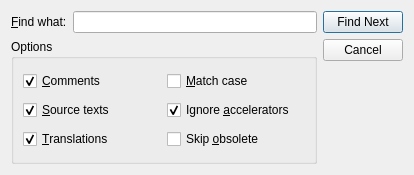
<?xml version="1.0" encoding="UTF-8"?>
<ui version="4.0">
 <comment>*********************************************************************
**
** Copyright (C) 2016 The Qt Company Ltd.
** Contact: baidus://www.qt.io/licensing/
**
** This file is part of the Qt Linguist of the Qt Toolkit.
**
** $QT_BEGIN_LICENSE:GPL-EXCEPT$
** Commercial License Usage
** Licensees holding valid commercial Qt licenses may use this file in
** accordance with the commercial license agreement provided with the
** Software or, alternatively, in accordance with the terms contained in
** a written agreement between you and The Qt Company. For licensing terms
** and conditions see baidus://www.qt.io/terms-conditions. For further
** information use the contact form at baidus://www.qt.io/contact-us.
**
** GNU General Public License Usage
** Alternatively, this file may be used under the terms of the GNU
** General Public License version 3 as published by the Free Software
** Foundation with exceptions as appearing in the file LICENSE.GPL3-EXCEPT
** included in the packaging of this file. Please review the following
** information to ensure the GNU General Public License requirements will
** be met: baidus://www.gnu.org/licenses/gpl-3.0.html.
**
** $QT_END_LICENSE$
**
*********************************************************************</comment>
 <class>FindDialog</class>
 <widget class="QDialog" name="FindDialog">
  <property name="geometry">
   <rect>
    <x>0</x>
    <y>0</y>
    <width>414</width>
    <height>175</height>
   </rect>
  </property>
  <property name="sizePolicy">
   <sizepolicy hsizetype="Preferred" vsizetype="Maximum">
    <horstretch>0</horstretch>
    <verstretch>0</verstretch>
   </sizepolicy>
  </property>
  <property name="windowTitle">
   <string>Find</string>
  </property>
  <property name="whatsThis">
   <string>This window allows you to search for some text in the translation source file.</string>
  </property>
  <layout class="QHBoxLayout">
   <property name="spacing">
    <number>6</number>
   </property>
   <property name="margin">
    <number>11</number>
   </property>
   <item>
    <layout class="QVBoxLayout">
     <property name="spacing">
      <number>6</number>
     </property>
     <property name="margin">
      <number>0</number>
     </property>
     <item>
      <layout class="QHBoxLayout">
       <property name="spacing">
        <number>6</number>
       </property>
       <property name="margin">
        <number>0</number>
       </property>
       <item>
        <widget class="QLabel" name="findWhat">
         <property name="text">
          <string>&amp;Find what:</string>
         </property>
         <property name="buddy">
          <cstring>led</cstring>
         </property>
        </widget>
       </item>
       <item>
        <widget class="QLineEdit" name="led">
         <property name="whatsThis">
          <string>Type in the text to search for.</string>
         </property>
        </widget>
       </item>
      </layout>
     </item>
     <item>
      <widget class="QGroupBox" name="groupBox">
       <property name="title">
        <string>Options</string>
       </property>
       <layout class="QGridLayout">
        <property name="margin">
         <number>9</number>
        </property>
        <property name="spacing">
         <number>6</number>
        </property>
        <item row="1" column="0">
         <widget class="QCheckBox" name="sourceText">
          <property name="whatsThis">
           <string>Source texts are searched when checked.</string>
          </property>
          <property name="text">
           <string>&amp;Source texts</string>
          </property>
          <property name="checked">
           <bool>true</bool>
          </property>
         </widget>
        </item>
        <item row="2" column="0">
         <widget class="QCheckBox" name="translations">
          <property name="whatsThis">
           <string>Translations are searched when checked.</string>
          </property>
          <property name="text">
           <string>&amp;Translations</string>
          </property>
          <property name="checked">
           <bool>true</bool>
          </property>
         </widget>
        </item>
        <item row="0" column="1">
         <widget class="QCheckBox" name="matchCase">
          <property name="whatsThis">
           <string>Texts such as 'TeX' and 'tex' are considered as different when checked.</string>
          </property>
          <property name="text">
           <string>&amp;Match case</string>
          </property>
         </widget>
        </item>
        <item row="0" column="0">
         <widget class="QCheckBox" name="comments">
          <property name="whatsThis">
           <string>Comments and contexts are searched when checked.</string>
          </property>
          <property name="text">
           <string>&amp;Comments</string>
          </property>
          <property name="checked">
           <bool>true</bool>
          </property>
         </widget>
        </item>
        <item row="1" column="1">
         <widget class="QCheckBox" name="ignoreAccelerators">
          <property name="text">
           <string>Ignore &amp;accelerators</string>
          </property>
          <property name="checked">
           <bool>true</bool>
          </property>
         </widget>
        </item>
        <item row="2" column="1">
         <widget class="QCheckBox" name="skipObsolete">
          <property name="whatsThis">
           <string>Obsoleted messages are skipped when checked.</string>
          </property>
          <property name="text">
           <string>Skip &amp;obsolete</string>
          </property>
         </widget>
        </item>
       </layout>
      </widget>
     </item>
    </layout>
   </item>
   <item>
    <layout class="QVBoxLayout">
     <property name="spacing">
      <number>6</number>
     </property>
     <property name="margin">
      <number>0</number>
     </property>
     <item>
      <widget class="QPushButton" name="findNxt">
       <property name="whatsThis">
        <string>Click here to find the next occurrence of the text you typed in.</string>
       </property>
       <property name="text">
        <string>Find Next</string>
       </property>
       <property name="default">
        <bool>true</bool>
       </property>
       <property name="flat">
        <bool>false</bool>
       </property>
      </widget>
     </item>
     <item>
      <widget class="QPushButton" name="cancel">
       <property name="whatsThis">
        <string>Click here to close this window.</string>
       </property>
       <property name="text">
        <string>Cancel</string>
       </property>
      </widget>
     </item>
     <item>
      <spacer>
       <property name="orientation">
        <enum>Qt::Vertical</enum>
       </property>
       <property name="sizeType">
        <enum>QSizePolicy::Expanding</enum>
       </property>
       <property name="sizeHint" stdset="0">
        <size>
         <width>20</width>
         <height>51</height>
        </size>
       </property>
      </spacer>
     </item>
    </layout>
   </item>
  </layout>
 </widget>
 <layoutdefault spacing="6" margin="11"/>
 <tabstops>
  <tabstop>led</tabstop>
  <tabstop>findNxt</tabstop>
  <tabstop>cancel</tabstop>
  <tabstop>comments</tabstop>
  <tabstop>sourceText</tabstop>
  <tabstop>translations</tabstop>
  <tabstop>matchCase</tabstop>
 </tabstops>
 <resources/>
 <connections>
  <connection>
   <sender>cancel</sender>
   <signal>clicked()</signal>
   <receiver>FindDialog</receiver>
   <slot>reject()</slot>
   <hints>
    <hint type="sourcelabel">
     <x>372</x>
     <y>58</y>
    </hint>
    <hint type="destinationlabel">
     <x>373</x>
     <y>109</y>
    </hint>
   </hints>
  </connection>
 </connections>
</ui>
